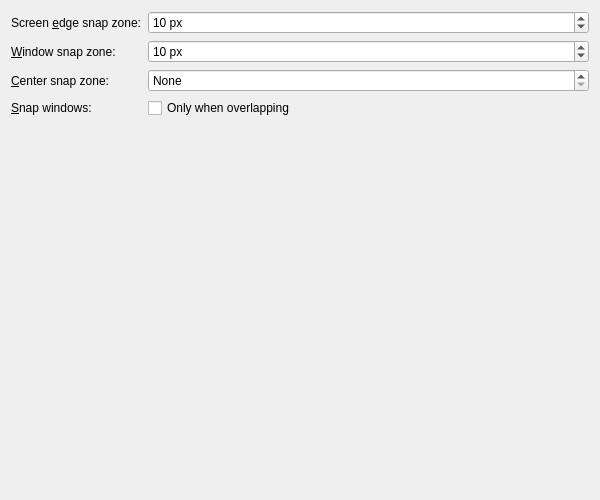
<?xml version="1.0" encoding="UTF-8"?>
<ui version="4.0">
 <class>NWinMovingConfigForm</class>
 <widget class="QWidget" name="NWinMovingConfigForm">
  <property name="geometry">
   <rect>
    <x>0</x>
    <y>0</y>
    <width>600</width>
    <height>500</height>
   </rect>
  </property>
  <layout class="QFormLayout" name="formLayout">
   <property name="formAlignment">
    <set>Qt::AlignHCenter|Qt::AlignTop</set>
   </property>
   <item row="0" column="0">
    <widget class="QLabel" name="borderSnapLabel">
     <property name="text">
      <string>Screen &amp;edge snap zone:</string>
     </property>
     <property name="buddy">
      <cstring>kcfg_BorderSnapZone</cstring>
     </property>
    </widget>
   </item>
   <item row="0" column="1">
    <widget class="QSpinBox" name="kcfg_BorderSnapZone">
     <property name="whatsThis">
      <string>Here you can set the snap zone for screen edges, i.e. the 'strength' of the magnetic field which will make windows snap to the border when moved near it.</string>
     </property>
     <property name="specialValueText">
      <string>None</string>
     </property>
     <property name="suffix">
      <string> px</string>
     </property>
     <property name="minimum">
      <number>0</number>
     </property>
     <property name="maximum">
      <number>100</number>
     </property>
     <property name="value">
      <number>10</number>
     </property>
    </widget>
   </item>
   <item row="1" column="0">
    <widget class="QLabel" name="windowSnapLabel">
     <property name="text">
      <string>&amp;Window snap zone:</string>
     </property>
     <property name="buddy">
      <cstring>kcfg_WindowSnapZone</cstring>
     </property>
    </widget>
   </item>
   <item row="1" column="1">
    <widget class="QSpinBox" name="kcfg_WindowSnapZone">
     <property name="whatsThis">
      <string>Here you can set the snap zone for windows, i.e. the 'strength' of the magnetic field which will make windows snap to each other when they are moved near another window.</string>
     </property>
     <property name="specialValueText">
      <string>None</string>
     </property>
     <property name="suffix">
      <string> px</string>
     </property>
     <property name="minimum">
      <number>0</number>
     </property>
     <property name="maximum">
      <number>100</number>
     </property>
     <property name="value">
      <number>10</number>
     </property>
    </widget>
   </item>
   <item row="2" column="0">
    <widget class="QLabel" name="centerSnaplabel">
     <property name="text">
      <string>&amp;Center snap zone:</string>
     </property>
     <property name="buddy">
      <cstring>kcfg_CenterSnapZone</cstring>
     </property>
    </widget>
   </item>
   <item row="2" column="1">
    <widget class="QSpinBox" name="kcfg_CenterSnapZone">
     <property name="whatsThis">
      <string>Here you can set the snap zone for the screen center, i.e. the 'strength' of the magnetic field which will make windows snap to the center of the screen when moved near it.</string>
     </property>
     <property name="specialValueText">
      <string>None</string>
     </property>
     <property name="suffix">
      <string> px</string>
     </property>
     <property name="minimum">
      <number>0</number>
     </property>
     <property name="maximum">
      <number>100</number>
     </property>
    </widget>
   </item>
   <item row="3" column="0">
    <widget class="QLabel" name="OverlapSnapLabel">
     <property name="text">
      <string>&amp;Snap windows:</string>
     </property>
     <property name="buddy">
      <cstring>kcfg_SnapOnlyWhenOverlapping</cstring>
     </property>
    </widget>
   </item>
   <item row="3" column="1">
    <widget class="QCheckBox" name="kcfg_SnapOnlyWhenOverlapping">
     <property name="whatsThis">
      <string>Here you can set that windows will be only snapped if you try to overlap them, i.e. they will not be snapped if the windows comes only near another window or border.</string>
     </property>
     <property name="text">
      <string>Only when overlapping</string>
     </property>
    </widget>
   </item>
  </layout>
 </widget>
 <resources/>
 <connections/>
</ui>
